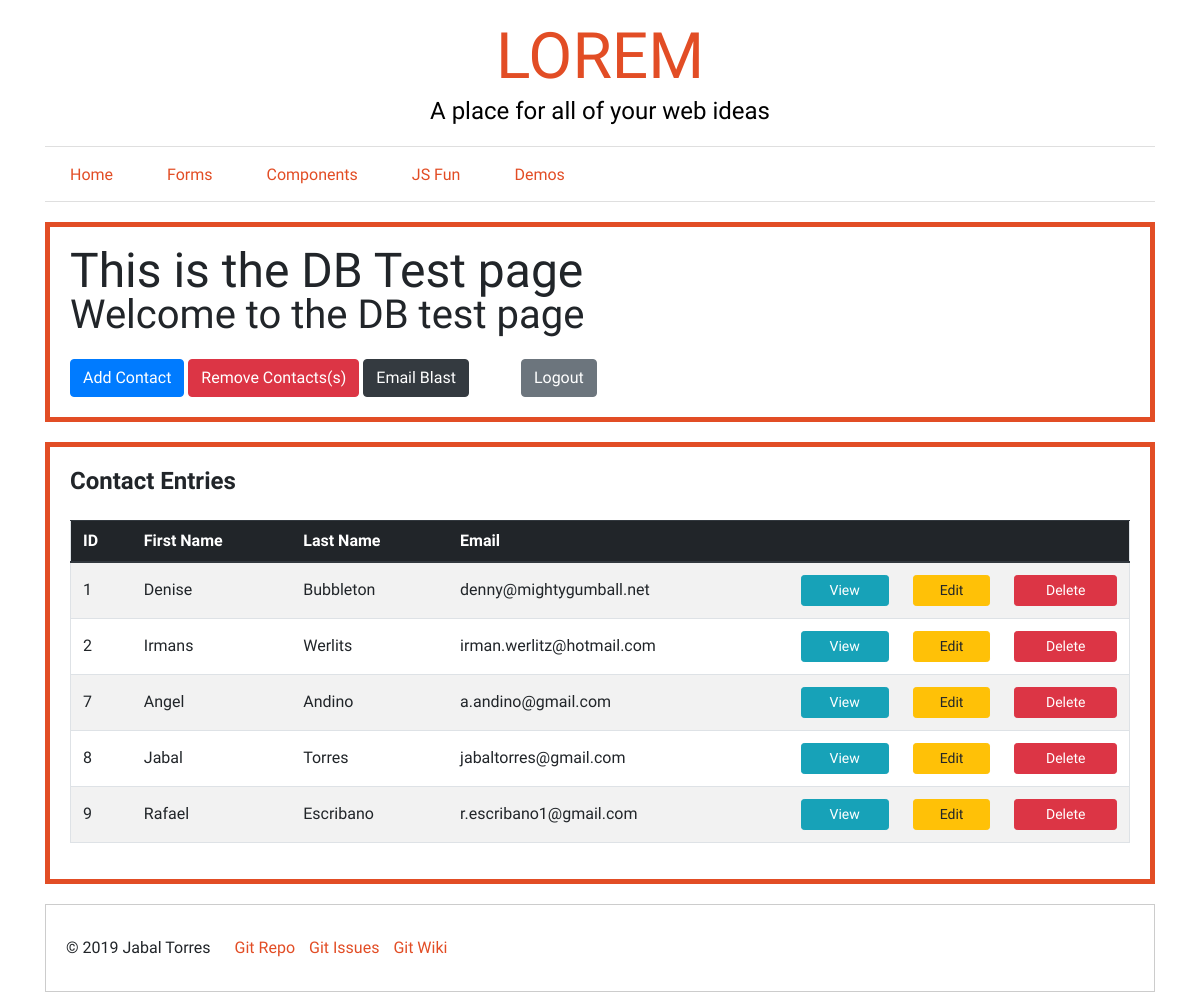
Before: /public/contacts/index.php (signed in) with the older database file.
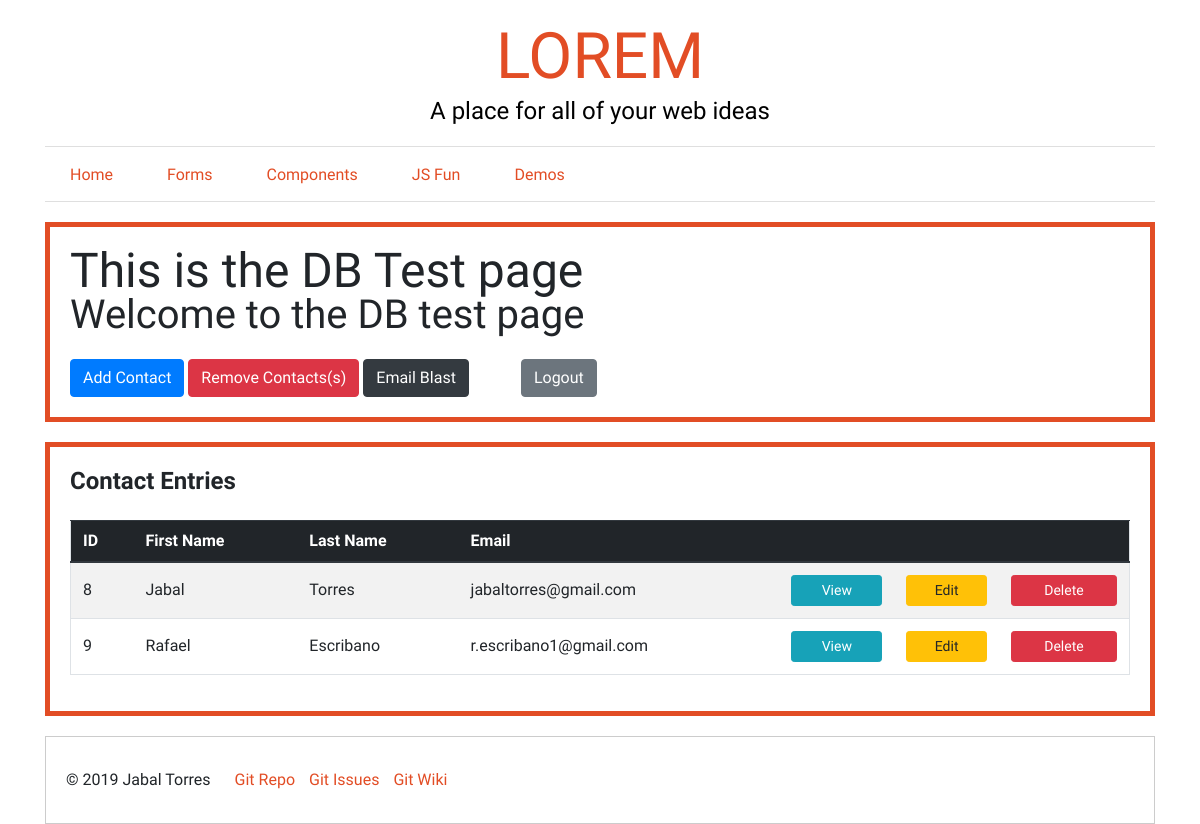
After: the same page with the newer database file.
### tables this page shows
CREATE TABLE `email_list` (
  `id` int(11) NOT NULL,
  `first_name` varchar(20) DEFAULT NULL,
  `last_name` varchar(20) DEFAULT NULL,
  `email` varchar(60) DEFAULT NULL
);

### private/initialize.php (called while the page is built, shortened)
<?php
$site_owner = "Jabal Torres";
$site_name = "LOREM";
$site_tagline = "A place for all of your web ideas";
$protocol = empty($_SERVER['HTTPS']) ? 'http' : 'https';
$server_name = $_SERVER['SERVER_NAME'];
$port = $_SERVER['SERVER_PORT'];
$disp_port = ($protocol == 'http' && $port == 80 || $protocol == 'https' && $port == 443) ? '' : ":$port";
$enviro_prod = "jabaltorres.com";
$path = "web-fun";
if ($server_name == $enviro_prod){
    $url = "${protocol}://${server_name}${disp_port}/demos/${path}";
} else {
    $url = "${protocol}://${server_name}${disp_port}";
}
require_once('functions.php');
require_once('query_functions.php');
?>

### private/functions.php (called while the page is built, shortened)
<?php
function url_for($script_path) {
    return WWW_ROOT . $script_path;
}
function u($string="") {
    return urlencode($string);
}
function h($string="") {
    return htmlspecialchars($string);
}
?>

### private/query_functions.php (called while the page is built, shortened)
<?php
    function find_all_contacts() {
        global $db;
        $sql = "SELECT * FROM email_list ";
        $sql .= "ORDER BY id ASC";
        $result = mysqli_query($db, $sql);
        return $result;
    }
?>

### public/contacts/index.php (the view, shortened to what this page needs)
<?php
    require_once('../../private/initialize.php');
    $page_heading = "This is the DB Test page";
    $page_subheading = "Welcome to the DB test page";
    $custom_class = "db-test-page";
    $contact_set = find_all_contacts();
    include_once(INCLUDES_PATH . '/site-header.php');
?>
<div class="container <?php echo $custom_class; ?>">
    <?php
        include_once(INCLUDES_PATH . '/masthead.php');
        include_once(INCLUDES_PATH . '/navigation.php');
    ?>
    <section>
        <?php include_once(INCLUDES_PATH . '/headline-page.php');?>
        <?php include_once(INCLUDES_PATH . '/db-menu.php');?>
    </section>
    <section>
        <h4 class="mb-4 h4 font-weight-bold">Contact Entries</h4>
        <table class="table table-striped border">
            <thead class="thead-dark">
                <tr>
                    <th scope="col" class="font-weight-bold">ID</th>
                    <th scope="col" class="font-weight-bold">First Name</th>
                    <th scope="col" class="font-weight-bold">Last Name</th>
                    <th scope="col" class="font-weight-bold">Email</th>
                    <th scope="col">&nbsp;</th>
                    <th scope="col">&nbsp;</th>
                    <th scope="col">&nbsp;</th>
                </tr>
            </thead>
            <tbody>
                <?php while($contact = mysqli_fetch_assoc($contact_set)): ?>
                    <tr class="">
                        <td class="align-middle"><?php echo h($contact['id']); ?></td>
                        <td class="align-middle"><?php echo h($contact['first_name']); ?></td>
                        <td class="align-middle"><?php echo h($contact['last_name']); ?></td>
                        <td class="align-middle"><?php echo h($contact['email']); ?></td>
                        <td><a class="action btn btn-sm btn-info d-block mx-auto" href="<?php echo url_for('/contacts/contact-show.php?id=' . h(u($contact['id']))); ?>">View</a></td>
                        <td><a class="action btn btn-sm btn-warning d-block mx-auto" href="<?php echo url_for('/contacts/contact-edit.php?id=' . h(u($contact['id']))); ?>">Edit</a></td>
                        <td><a class="action btn btn-sm btn-danger d-block mx-auto" href="<?php echo url_for('/contacts/contact-delete.php?id=' . h(u($contact['id']))); ?>">Delete</a></td>
                    </tr>
                <?php endwhile; ?>
            </tbody>
        </table>
    </section>
</div>
<?php include_once(INCLUDES_PATH . '/site-footer.php'); ?>

### includes/site-header.php (shortened to what this page needs)
<?php
    $url = $url ?? '';
?>
<!DOCTYPE html>
<html>
  <head>
    <link href="https://fontastic.s3.amazonaws.com/mWtd8iTgMRgyWPztf4g6Zh/icons.css" rel="stylesheet">
    <link rel="stylesheet" href="<?php echo $url; ?>/css/slick.css">
    <link rel="stylesheet" href="<?php echo $url; ?>/css/style.css">
  </head>
  <body>

### includes/masthead.php (shortened to what this page needs)
<header class="main-header">
  <a href="index.php" alt="" title="" target="" class="has-hover-effect mb-2">
    <h1 class="site-name"><?php echo $site_name; ?></h1>
  </a>
  <h2 class="tagline h4"><?php echo $site_tagline; ?></h2>
</header>

### includes/navigation.php
<nav class="main-navigation">
  <li><a href="<?php echo $url; ?>/index.php" alt="" title="Home Link" target="">Home</a></li>
  <li><a href="<?php echo $url; ?>/public/forms.php" alt="" title="Home Link" target="">Forms</a></li>
  <li><a href="<?php echo $url; ?>/public/components.php" alt="" title="" target="">Components</a></li>
  <li><a href="<?php echo $url; ?>/public/js-fun.php" alt="" title="" target="">JS Fun</a></li>
  <li><a href="<?php echo $url; ?>/demos/index.php" alt="" title="" target="">Demos</a></li>
</nav>

### includes/headline-page.php (shortened to what this page needs)
<div class="page-headline mb-4">
    <h3 class="page-title"><?php echo $page_heading; ?></h3>
    <h4 class="page-subheading"><?php echo $page_subheading; ?></h4>
</div>

### includes/db-menu.php
<div class="db-menu">
    <ul class="mb-0 p-0">
        <li><a class="btn btn-primary" href="/public/contacts/contact-add.php">Add Contact</a></li>
        <li><a class="btn btn-danger" href="/public/contacts/contact-remove.php">Remove Contacts(s)</a></li>
        <li><a class="btn btn-dark" href="/public/contacts/contact-blast.php">Email Blast</a></li>
        <li><a class="btn btn-secondary ml-5" href="<?php echo url_for('/contacts/logout.php'); ?>">Logout</a></li>
    </ul>
</div>

### includes/site-footer.php (shortened to what this page needs)
    <div class="container">
        <footer>
            <span>&copy; <?php echo date("Y") . "&nbsp;" . $site_owner; ?></span>
            <ul>
                <li><a href="https://github.com/capitalJT/web-fun" target="_blank">Git Repo</a></li>
                <li><a href="https://github.com/capitalJT/web-fun/issues" target="_blank">Git Issues</a></li>
                <li><a href="https://github.com/capitalJT/web-fun/wiki" target="_blank">Git Wiki</a></li>
            </ul>
        </footer>
    </div>
  </body>
</html>

Changed rows visible on the page:
removed email_list: id "1", first_name "Denise", last_name "Bubbleton", email "denny@mightygumball.net"
removed email_list: id "2", first_name "Irmans", last_name "Werlits", email "irman.werlitz@hotmail.com"
removed email_list: id "7", first_name "Angel", last_name "Andino", email "a.andino@gmail.com"
